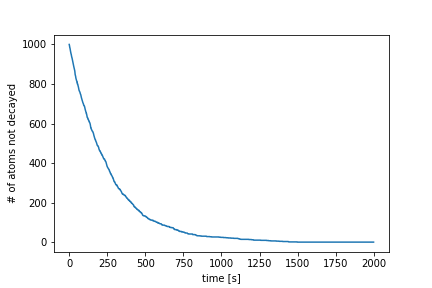

Generate this figure with Python:
#!/usr/bin/env python3
# -*- coding: utf-8 -*-
"""
Decay again
transformation method
"""
import numpy as np
import matplotlib.pyplot as plt

N = 1000
tau = 3.053*60

#non-uniform distribution
decaytimes = -1/(np.log(2)/tau)*np.log(1-np.random.random(N))

#find the number of decaytimes larger than the current time
t = np.arange(0,2000)
nodecay = []
for ti in t:
    idx = [i for i,v in enumerate(decaytimes) if v > ti]
    nodecay.append(len(idx))

plt.plot(t,nodecay)
plt.xlabel('time [s]')
plt.ylabel('# of atoms not decayed')
plt.savefig('p4.png')
plt.show()
